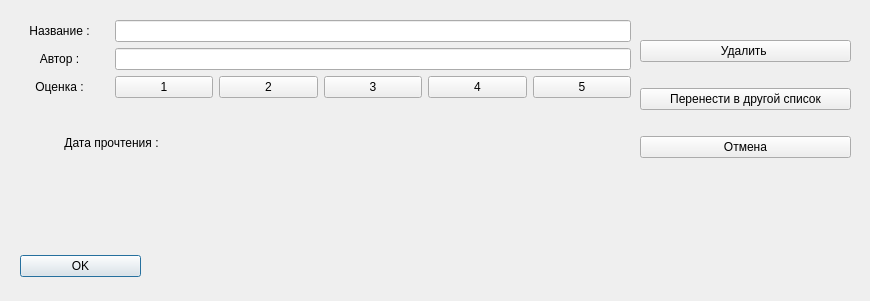
<?xml version="1.0" encoding="UTF-8"?>
<ui version="4.0">
 <class>View_book</class>
 <widget class="QDialog" name="View_book">
  <property name="geometry">
   <rect>
    <x>0</x>
    <y>0</y>
    <width>870</width>
    <height>301</height>
   </rect>
  </property>
  <property name="windowTitle">
   <string>Редактирование книги</string>
  </property>
  <widget class="QDialogButtonBox" name="buttonBox">
   <property name="geometry">
    <rect>
     <x>20</x>
     <y>240</y>
     <width>121</width>
     <height>51</height>
    </rect>
   </property>
   <property name="orientation">
    <enum>Qt::Vertical</enum>
   </property>
   <property name="standardButtons">
    <set>QDialogButtonBox::Ok</set>
   </property>
   <property name="centerButtons">
    <bool>true</bool>
   </property>
  </widget>
  <widget class="QWidget" name="layoutWidget">
   <property name="geometry">
    <rect>
     <x>10</x>
     <y>20</y>
     <width>621</width>
     <height>161</height>
    </rect>
   </property>
   <layout class="QGridLayout" name="gridLayout">
    <item row="2" column="0">
     <widget class="QLabel" name="Rating">
      <property name="text">
       <string>Оценка :</string>
      </property>
      <property name="alignment">
       <set>Qt::AlignCenter</set>
      </property>
     </widget>
    </item>
    <item row="2" column="1">
     <widget class="QPushButton" name="pushButton_3">
      <property name="text">
       <string>1</string>
      </property>
     </widget>
    </item>
    <item row="2" column="3">
     <widget class="QPushButton" name="pushButton_6">
      <property name="text">
       <string>3</string>
      </property>
     </widget>
    </item>
    <item row="0" column="0">
     <widget class="QLabel" name="Name_new_book">
      <property name="text">
       <string>Название :</string>
      </property>
      <property name="alignment">
       <set>Qt::AlignCenter</set>
      </property>
     </widget>
    </item>
    <item row="2" column="5">
     <widget class="QPushButton" name="pushButton_5">
      <property name="text">
       <string>5</string>
      </property>
     </widget>
    </item>
    <item row="1" column="0">
     <widget class="QLabel" name="Autor_book">
      <property name="text">
       <string>Автор :</string>
      </property>
      <property name="alignment">
       <set>Qt::AlignCenter</set>
      </property>
     </widget>
    </item>
    <item row="2" column="2">
     <widget class="QPushButton" name="pushButton_4">
      <property name="text">
       <string>2</string>
      </property>
     </widget>
    </item>
    <item row="2" column="4">
     <widget class="QPushButton" name="pushButton_7">
      <property name="text">
       <string>4</string>
      </property>
     </widget>
    </item>
    <item row="1" column="1" colspan="5">
     <widget class="QLineEdit" name="lineEdit_2"/>
    </item>
    <item row="0" column="1" colspan="5">
     <widget class="QLineEdit" name="lineEdit"/>
    </item>
    <item row="3" column="2" colspan="4">
     <widget class="QLabel" name="label_3">
      <property name="text">
       <string/>
      </property>
     </widget>
    </item>
    <item row="3" column="0" colspan="2">
     <widget class="QLabel" name="label_2">
      <property name="enabled">
       <bool>true</bool>
      </property>
      <property name="text">
       <string>Дата прочтения :</string>
      </property>
      <property name="alignment">
       <set>Qt::AlignCenter</set>
      </property>
     </widget>
    </item>
   </layout>
  </widget>
  <widget class="QWidget" name="verticalLayoutWidget">
   <property name="geometry">
    <rect>
     <x>640</x>
     <y>20</y>
     <width>211</width>
     <height>161</height>
    </rect>
   </property>
   <layout class="QVBoxLayout" name="verticalLayout">
    <item>
     <widget class="QPushButton" name="Delete_button">
      <property name="text">
       <string>Удалить </string>
      </property>
     </widget>
    </item>
    <item>
     <widget class="QPushButton" name="pushButton_2">
      <property name="text">
       <string>Перенести в другой список</string>
      </property>
     </widget>
    </item>
    <item>
     <widget class="QPushButton" name="pushButton">
      <property name="text">
       <string>Отмена</string>
      </property>
     </widget>
    </item>
   </layout>
  </widget>
  <widget class="QLabel" name="label">
   <property name="geometry">
    <rect>
     <x>180</x>
     <y>250</y>
     <width>421</width>
     <height>35</height>
    </rect>
   </property>
   <property name="maximumSize">
    <size>
     <width>16777215</width>
     <height>35</height>
    </size>
   </property>
   <property name="text">
    <string/>
   </property>
   <property name="alignment">
    <set>Qt::AlignCenter</set>
   </property>
  </widget>
 </widget>
 <resources/>
 <connections>
  <connection>
   <sender>buttonBox</sender>
   <signal>accepted()</signal>
   <receiver>View_book</receiver>
   <slot>accept()</slot>
   <hints>
    <hint type="sourcelabel">
     <x>248</x>
     <y>254</y>
    </hint>
    <hint type="destinationlabel">
     <x>157</x>
     <y>274</y>
    </hint>
   </hints>
  </connection>
  <connection>
   <sender>buttonBox</sender>
   <signal>rejected()</signal>
   <receiver>View_book</receiver>
   <slot>reject()</slot>
   <hints>
    <hint type="sourcelabel">
     <x>316</x>
     <y>260</y>
    </hint>
    <hint type="destinationlabel">
     <x>286</x>
     <y>274</y>
    </hint>
   </hints>
  </connection>
 </connections>
</ui>
